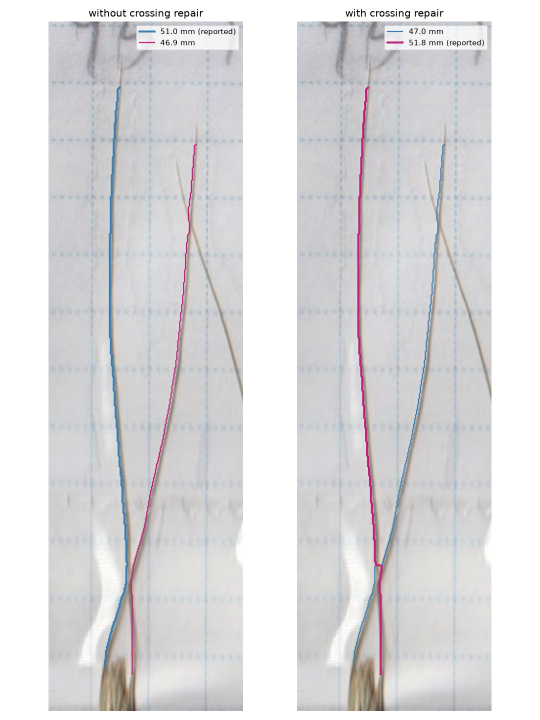
#> input picture experiments/crossing/repair_IMG_9747.jpg, 1080 x 1440 px (shown at 1/2 size)
$ python -i calibration.py   (imports and definitions only)
#> lines starting #> are read from the running program, lines starting #| are printed output that depends on the picture
"""Physical scale from the 5 mm graph paper behind every page.

The grid lines are cyan/blue. Projecting a blue-response image onto each axis gives
a 1-D signal whose peaks are grid lines; the robust median of peak spacing (allowing
for missed lines) is the grid period in pixels per 5 mm. Each page is first resampled
to the development reference geometry so the peak-detection scales are meaningful,
and periods are mapped back to source pixels per axis.

Algorithmically identical to the frozen "grid calibration v2" of the research project.
"""
from __future__ import annotations

from dataclasses import dataclass, field

import cv2
import numpy as np
from scipy.signal import find_peaks

GRID_MM = 5.0
REFERENCE_SIZE = (3508, 2480)  # (width, height) of the development scans
REFERENCE_PERIOD_RANGE = (54.0, 64.0)  # plausible px / 5 mm at reference size

# Quality gates (reported, and used to mark a page as needing review).
MAX_XY_DISAGREEMENT = 0.05
MAX_STRIP_RANGE_PX = 3.0
MIN_PEAKS = {"x": 40, "y": 25}
MAX_PAGE_ANISOTROPY = 0.05
QC_STRIPS = 6


@dataclass(frozen=True)
class Calibration:
    """Pixels per 5 mm along x and y in source-image pixels."""

    x_period_px: float
    y_period_px: float
    adequate: bool = True
    qc_reasons: tuple[str, ...] = ()
    diagnostics: dict = field(default_factory=dict, compare=False, repr=False)

    @property
    def mm_per_px(self) -> tuple[float, float]:
        return GRID_MM / self.x_period_px, GRID_MM / self.y_period_px

    def to_mm(self, points) -> np.ndarray:
        sx, sy = self.mm_per_px
        return np.asarray(points, dtype=float) * (sx, sy)

    def to_px(self, points_mm) -> np.ndarray:
        sx, sy = self.mm_per_px
        return np.asarray(points_mm, dtype=float) / (sx, sy)

    def length_mm(self, path_px) -> float:
        points = np.asarray(path_px, dtype=float)
        if len(points) < 2:
            return 0.0
        return float(np.linalg.norm(np.diff(self.to_mm(points), axis=0), axis=1).sum())

    @classmethod
    def isotropic(cls, mm_per_px: float) -> "Calibration":
        period = GRID_MM / float(mm_per_px)
        return cls(period, period)


def calibrate_cached(page_id: str, method: str = "lattice") -> Calibration:
    """Calibrate a dataset page once and memoize it under runs/calibration/."""
    import json

    from .paths import paths

    target = paths().runs / f"calibration_{method}" / f"{page_id}.json"
    if target.exists():
        d = json.loads(target.read_text())
        return Calibration(d["x"], d["y"], d["adequate"], tuple(d["qc_reasons"]))
    calibration = calibrate_page(cv2.imread(str(paths().page_image(page_id))), method)
    target.parent.mkdir(parents=True, exist_ok=True)
    target.write_text(json.dumps({
        "x": calibration.x_period_px, "y": calibration.y_period_px,
        "adequate": calibration.adequate, "qc_reasons": list(calibration.qc_reasons),
    }))
    return calibration


def grid_response(image_bgr: np.ndarray) -> np.ndarray:
    b, g, r = cv2.split(image_bgr.astype(np.float32))
    score = np.clip((b - r) * 0.7 + (g - r) * 0.3, 0.0, None)
    return score * ((b + g + r) / 3.0 > 120.0)


def _peaks(signal: np.ndarray) -> np.ndarray:
    smoothed = cv2.GaussianBlur(np.asarray(signal, np.float32).reshape(1, -1), (0, 0), 2.0).ravel()
    prominence = max(0.3, float(np.percentile(smoothed, 75)) * 0.15)
    peaks, _ = find_peaks(smoothed, distance=40, prominence=prominence)
    return peaks.astype(float)


def _period(peaks: np.ndarray) -> float:
    """Median line spacing, dividing gaps that skip lines by the number of cells."""
    diffs = np.diff(peaks)
    period = float(np.median(diffs[(diffs >= 50) & (diffs <= 68)]))
    if not np.isfinite(period):
        period = float(np.median(diffs))
    for abs_tol, rel_tol in ((5.0, 0.12), (4.0, 0.10)):
        cells = np.maximum(1, np.rint(diffs / period).astype(int))
        normalized = diffs / cells
        keep = np.abs(normalized - period) <= max(abs_tol, period * rel_tol)
        period = float(np.median(normalized[keep]))
    return period


def _lattice_period(peaks: np.ndarray, period: float) -> float:
    """Sub-pixel period: least-squares fit of line positions to integer lattice indices.

    Peaks are integer pixel positions, so the median gap is quantized to whole (or
    half) pixels and jumps between pages (57-62 px for a true ~59.1 px). Indexing each
    detected line by its lattice number (allowing skipped lines) and regressing
    position on index uses all lines at once; lines whose residual exceeds 3 robust
    standard deviations (spurious peaks) are dropped once and the fit is repeated.
    """
    k = np.concatenate([[0], np.cumsum(np.maximum(1, np.rint(np.diff(peaks) / period)))])
    slope, offset = np.polyfit(k, peaks, 1)
    residual = peaks - (slope * k + offset)
    mad = 1.4826 * np.median(np.abs(residual - np.median(residual)))
    keep = np.abs(residual) <= 3 * max(mad, 0.5)
    if keep.sum() >= 3 and not keep.all():
        slope, _ = np.polyfit(k[keep], peaks[keep], 1)
    return float(slope)


def _axis(score: np.ndarray, axis: str, method: str = "lattice") -> tuple[float, int, float]:
    """Return (period, peak count, strip-to-strip period range) for one axis."""
    reduce_axis = 0 if axis == "x" else 1
    peaks = _peaks(score.mean(axis=reduce_axis))
    period = _period(peaks)
    if method == "lattice":
        period = _lattice_period(peaks, period)
    extent = score.shape[0] if axis == "x" else score.shape[1]
    strips = []
    for index in range(QC_STRIPS):
        start, end = round(index * extent / QC_STRIPS), round((index + 1) * extent / QC_STRIPS)
        band = score[start:end, :] if axis == "x" else score[:, start:end]
        strips.append(_period(_peaks(band.mean(axis=reduce_axis))))
    return period, len(peaks), float(np.ptp(strips))


def calibrate_page(image_bgr: np.ndarray, method: str = "lattice") -> Calibration:
    """method: "lattice" (sub-pixel, default) or "median" (frozen research behaviour)."""
    if image_bgr is None or image_bgr.ndim != 3:
        raise ValueError("expected a BGR full-page image")
    height, width = image_bgr.shape[:2]
    ref_w, ref_h = REFERENCE_SIZE
    scale_x, scale_y = width / ref_w, height / ref_h
    normalized = image_bgr
    if (width, height) != REFERENCE_SIZE:
        interpolation = cv2.INTER_AREA if (width > ref_w or height > ref_h) else cv2.INTER_LINEAR
        normalized = cv2.resize(image_bgr, REFERENCE_SIZE, interpolation=interpolation)

    score = grid_response(normalized)
    x_norm, x_peaks, x_range = _axis(score, "x", method)
    y_norm, y_peaks, y_range = _axis(score, "y", method)

    lo, hi = REFERENCE_PERIOD_RANGE
    disagreement = abs(x_norm - y_norm) / max(1e-9, (x_norm + y_norm) / 2.0)
    anisotropy = abs(scale_x - scale_y) / max(1e-9, (scale_x + scale_y) / 2.0)
    checks = {
        "x_period_in_reference_range": lo <= x_norm <= hi,
        "y_period_in_reference_range": lo <= y_norm <= hi,
        "normalized_xy_period_consistent": disagreement <= MAX_XY_DISAGREEMENT,
        "x_strip_stable": x_range <= MAX_STRIP_RANGE_PX,
        "y_strip_stable": y_range <= MAX_STRIP_RANGE_PX,
        "x_peak_count_sufficient": x_peaks >= MIN_PEAKS["x"],
        "y_peak_count_sufficient": y_peaks >= MIN_PEAKS["y"],
        "page_scale_isotropic": anisotropy <= MAX_PAGE_ANISOTROPY,
    }
    return Calibration(
        x_period_px=x_norm * scale_x,
        y_period_px=y_norm * scale_y,
        adequate=all(checks.values()),
        qc_reasons=tuple(name for name, ok in checks.items() if not ok),
        diagnostics={
            "normalized_period_px": (x_norm, y_norm),
            "peak_count": (x_peaks, y_peaks),
            "strip_range_px": (x_range, y_range),
            "xy_disagreement": disagreement,
        },
    )

>>> import cv2
>>> picture = cv2.imread('../../experiments/crossing/repair_IMG_9747.jpg')
#> picture is the input picture: shape (1440, 1080, 3); mean B, G, R 220.8, 219.1, 219.9
>>> result = calibrate_page(picture)
#> in calibrate_page, `normalized = cv2.resize(image_bgr, REFERENCE_SIZE, interpolation=inter..`:
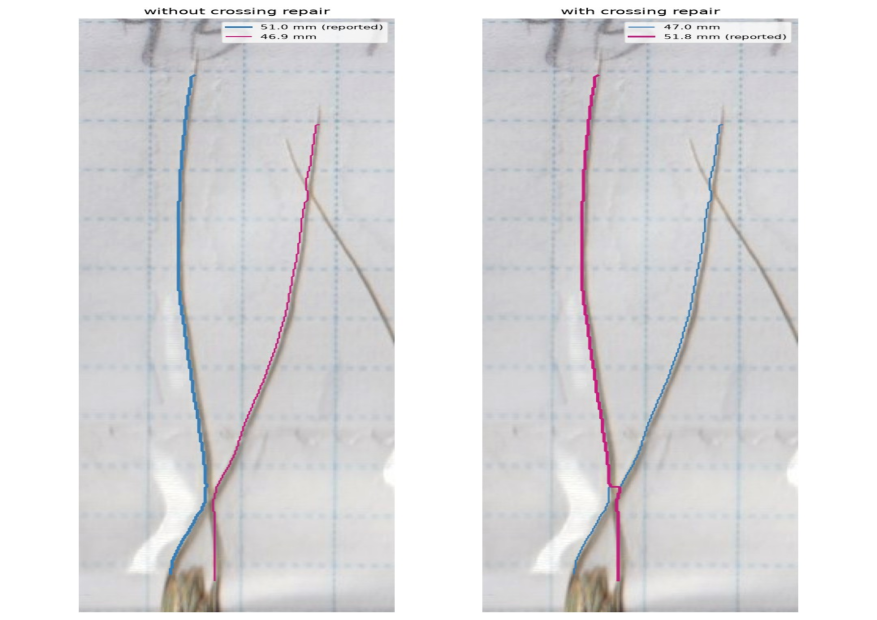
#> normalized: shape (2480, 3508, 3) (shown at 1/4 size); mean B, G, R 220.7, 219.1, 219.8
#> in grid_response, `b, g, r = cv2.split(image_bgr.astype(np.float32))`:
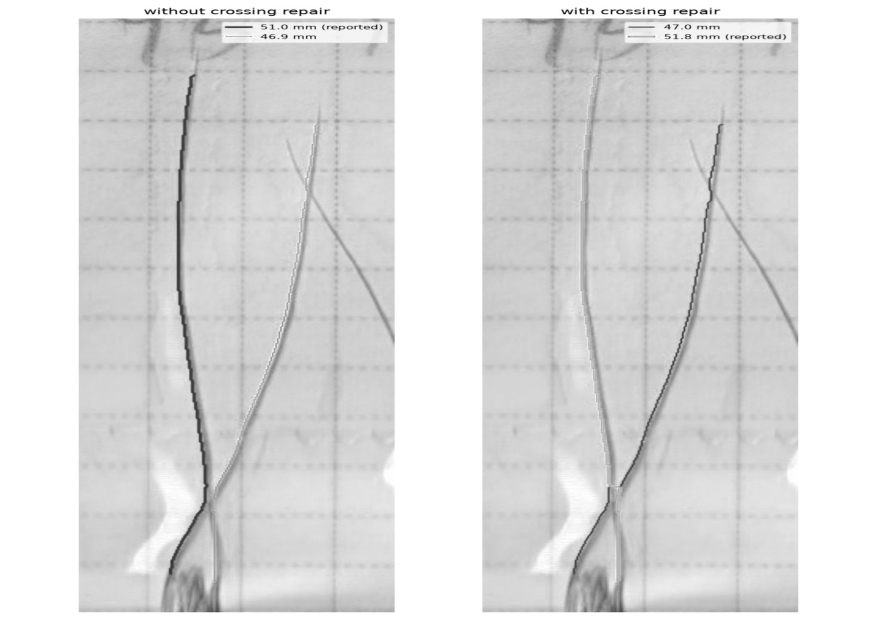
#> r: shape (2480, 3508) float32 (shown at 1/4 size); min 0, max 255, mean 219.8
#> in grid_response, `score = np.clip((b - r) * 0.7 + (g - r) * 0.3, 0.0, None)`:
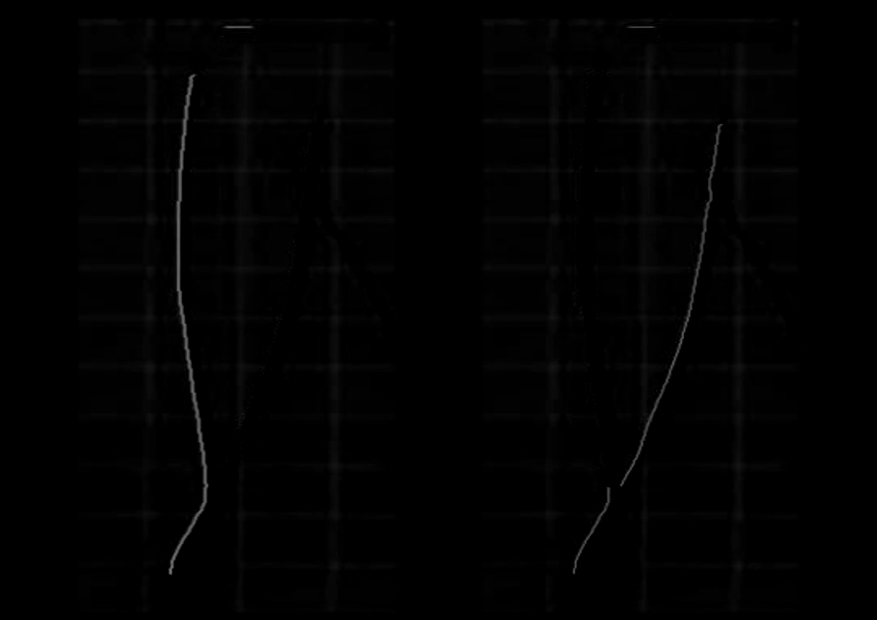
#> score: shape (2480, 3508) float32 (shown at 1/4 size); min 0, max 122.4, mean 2
#> in _peaks, `smoothed = cv2.GaussianBlur(np.asarray(signal, np.float32).reshape(1, ..`: smoothed = 3508 values, max 17.18 at index 717, min 0 at index 0, mean 1.84
#> in _peaks, `prominence = max(0.3, float(np.percentile(smoothed, 75)) * 0.15)`: prominence = 0.316
#> in _peaks, `peaks, _ = find_peaks(smoothed, distance=40, prominence=prominence)`: peaks = 21 values from 341 to 3010
#> in _period, `diffs = np.diff(peaks)`: diffs = 20 values, max 390 at index 9, min 44 at index 13, mean 133.4
#> in _period, `period = float(np.median(diffs[(diffs >= 50) & (diffs <= 68)]))`: period = 60
#> the loop in _period, `for abs_tol, rel_tol in ((5.0, 0.12), (4.0, 0.10)):` made 2 passes
#> period on passes 1 to 2: 61, 62.6
#> in _axis, `period = _period(peaks)`: period = 62.6
#> in _lattice_period, `k = np.concatenate([[0], np.cumsum(np.maximum(1, np.rint(np.diff(peaks..`: k = 21 values from 0 to 42
#> in _lattice_period, `slope, offset = np.polyfit(k, peaks, 1)`: slope = 64.18; offset = 316.1
#> in _lattice_period, `residual = peaks - (slope * k + offset)`: residual = 21 values, max 26.1 at index 17, min -37.67 at index 9, mean 5.2e-13
#> in _lattice_period, `mad = 1.4826 * np.median(np.abs(residual - np.median(residual)))`: mad = 20.61
#> in _axis, `period = _lattice_period(peaks, period)`: period = 64.18
#> the loop in _axis, `for index in range(QC_STRIPS):` made 6 passes
#> prominence in _peaks on passes 1 to 6: 0.406, 0.415, 0.39, 0.362, 0.3, 0.3
#> pass 1, in _axis, `band = score[start:end, :] if axis == "x" else score[:, start:end]`:
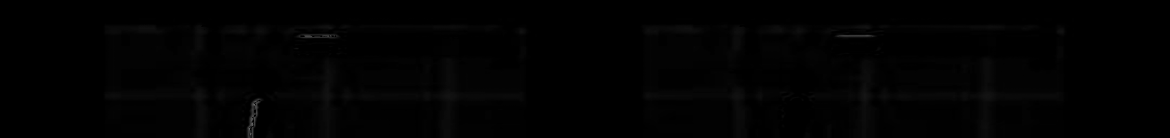
#> band: shape (413, 3508) float32 (shown at 1/3 size); min 0, max 107.9, mean 2
#> after the loop in _axis, `for index in range(QC_STRIPS):`: strips = [54.62, 52, 64, 55.12, 57, 62]
#> in calibrate_page, `x_norm, x_peaks, x_range = _axis(score, "x", method)`: x_norm = 64.18; x_peaks = 21; x_range = 12
#> call 2 of _axis, with axis = 'y', method = 'lattice'
#> in _axis (call 2), `peaks = _peaks(score.mean(axis=reduce_axis))`: peaks = 17 values from 82 to 2439
#> in _axis (call 2), `period = _period(peaks)`: period = 195.5
#> in _axis (call 2), `period = _lattice_period(peaks, period)`: period = 156.5
#> the loop in _axis (call 2), `for index in range(QC_STRIPS):` made 6 passes
#> prominence in _peaks on passes 1 to 6: 0.3, 0.622, 0.3, 0.3, 0.437, 0.3
#> pass 1, in _axis (call 2), `band = score[start:end, :] if axis == "x" else score[:, start:end]`:
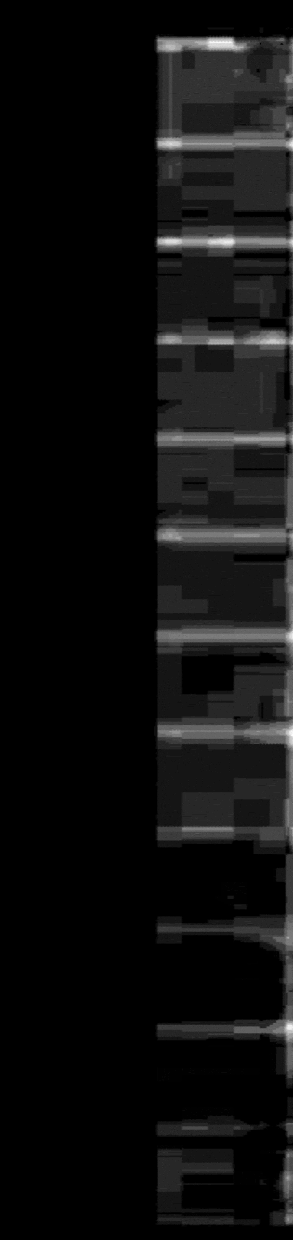
#> band: shape (2480, 585) float32 (shown at 1/2 size); min 0, max 16.3, mean 0.999; drawn with min black and max white
#> pass 3, in _axis (call 2), `band = score[start:end, :] if axis == "x" else score[:, start:end]`:
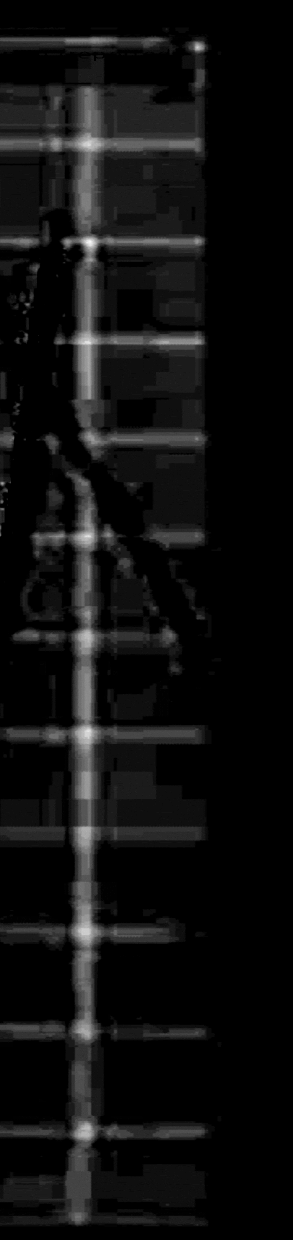
#> band: shape (2480, 585) float32 (shown at 1/2 size); min 0, max 23.2, mean 1.5; drawn with min black and max white
#> after the loop in _axis (call 2), `for index in range(QC_STRIPS):`:
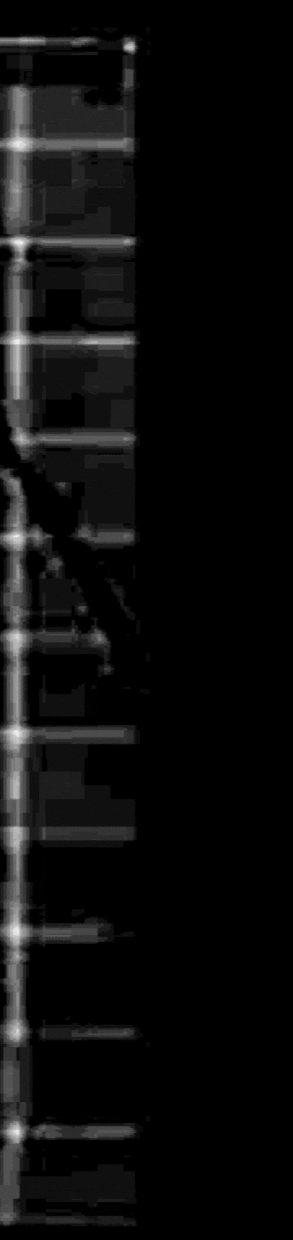
#> band: shape (2480, 585) float32 (shown at 1/2 size); min 0, max 21.8, mean 1.2; drawn with min black and max white
#> after the loop in _axis (call 2), `for index in range(QC_STRIPS):`: strips = [111, 63.33, 67, 50, 49.62, 51]
#> in calibrate_page, `y_norm, y_peaks, y_range = _axis(score, "y", method)`: y_norm = 156.5; y_peaks = 17; y_range = 61.38
#> in calibrate_page, `disagreement = abs(x_norm - y_norm) / max(1e-9, (x_norm + y_norm) / 2.0)`: disagreement = 0.837
#> in calibrate_page, `checks = { "x_period_in_reference_range": lo <= x_norm <= hi, "y_perio..`: checks = {'x_period_in_reference_range': False, 'y_period_in_reference_range': False, 'normalized_xy_period_consistent': False, 'x_strip_stable': False, 'y_strip_stable': False, 'x_peak_count_sufficient': False, 'y_peak_count_sufficient': False, 'page_scale_isotropic': False}
